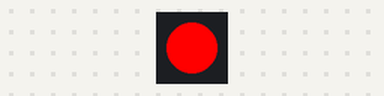
The program below on a simulated CircuitPython board. Shown: 1 RGB LEDs in strip order, left to right. What the program prints to the serial console is not drawn.

Above: at 0.2 s.
At 0.7 s:
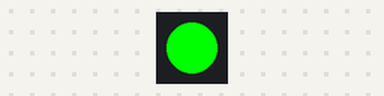
At 2.7 s:
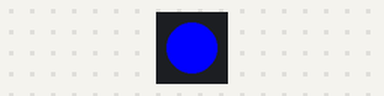
Timing chart, 0 to 3.5 s (numbered marks = the images above):
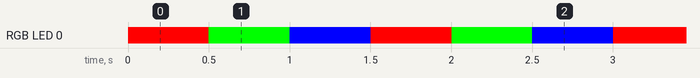

Measured:
- by itself, RGB LED 0: repeats every 1.5 s: RGB(0, 255, 0) 0.50 s, RGB(0, 0, 255) 0.50 s, RGB(255, 0, 0) 0.50 s
- by itself, everything shown: repeats every 1.5 s, in 3 steps

The program:

simple_neopixel.py
```python
import board
import time
import neopixel

# Built in neopixel
dot = neopixel.NeoPixel(board.NEOPIXEL, 1)

red = (255,0,0)
grn = (0,255,0)
blu = (0,0,255)
colors = [red, grn, blu]
print("running")

while True:
    for c in colors:
        dot.fill(tuple(c))
        time.sleep(.5)
```
